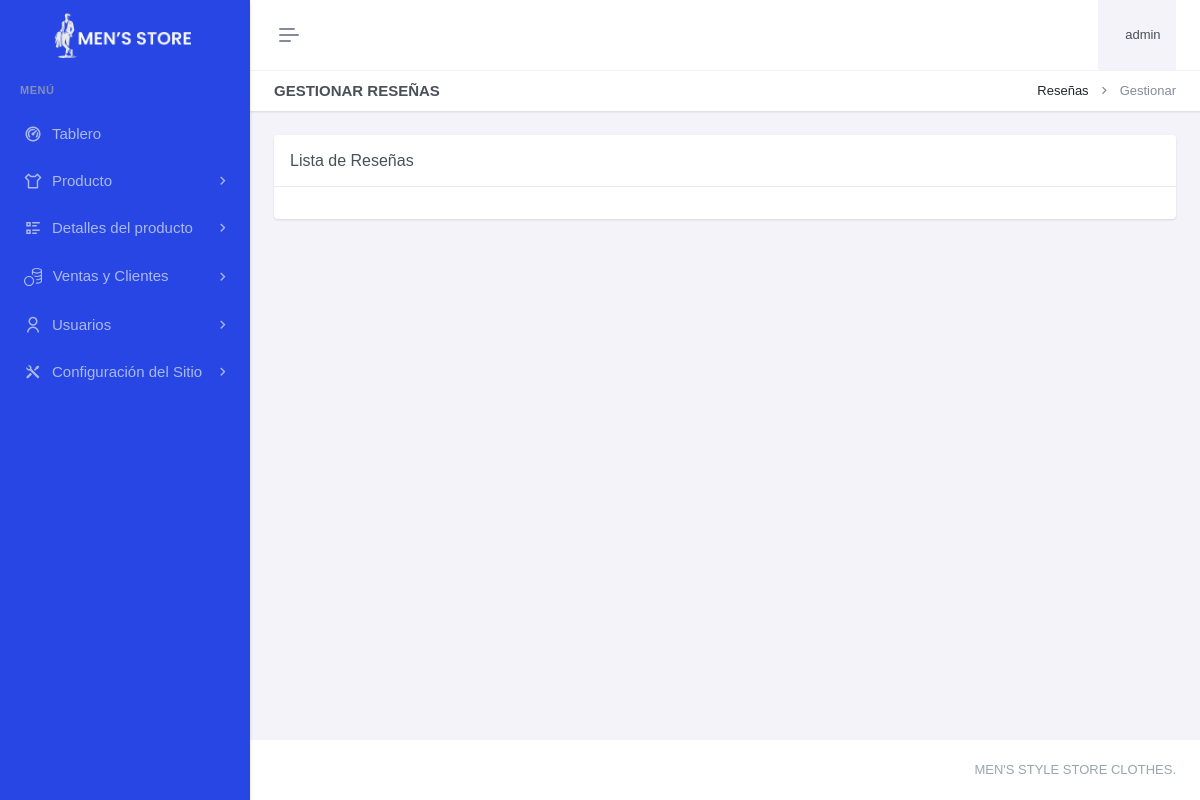
Before: /paneladministrador/ventasclientes/resenhas/gestionar-resenhas.php (signed in) with the older database file.
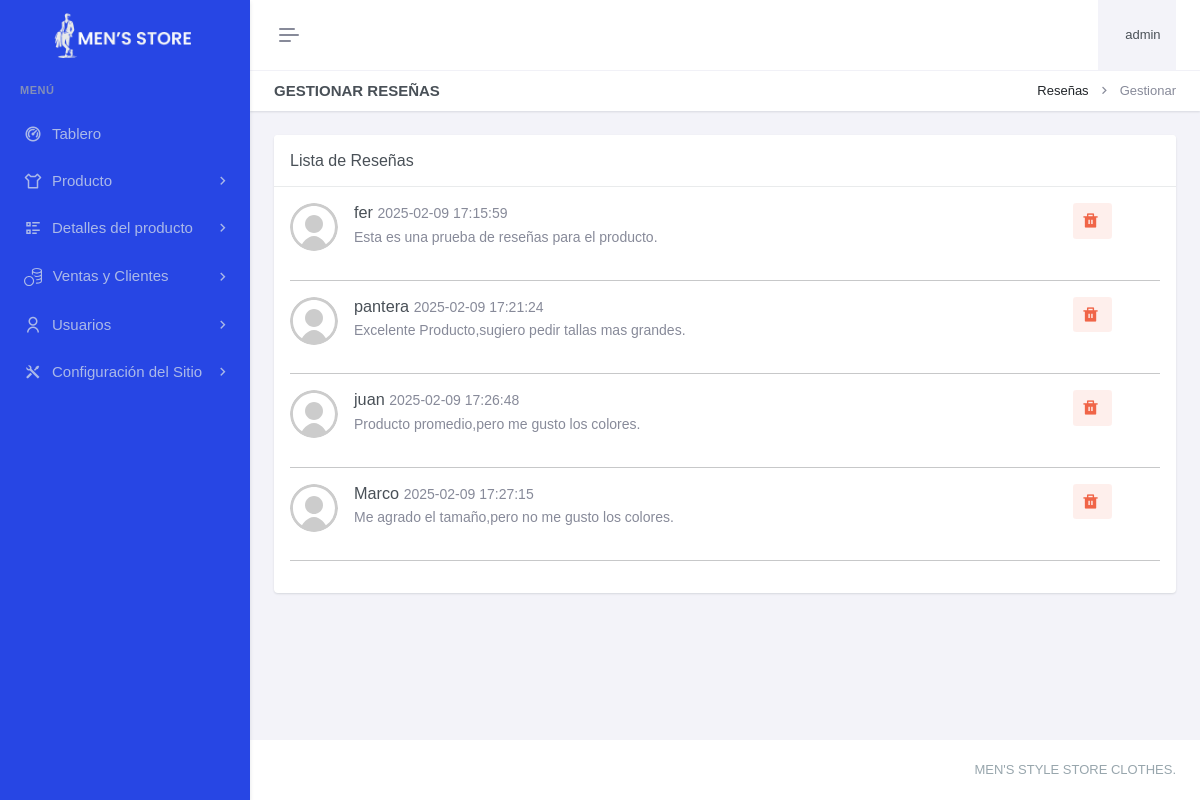
After: the same page with the newer database file.
### tables this page shows
CREATE TABLE `resenhas` (
  `resId` int(11) NOT NULL,
  `venId` varchar(4) NOT NULL,
  `resMensaje` varchar(255) DEFAULT NULL,
  `resFechaRegis` datetime DEFAULT current_timestamp()
);

CREATE TABLE `cliente` (
  `cliId` int(11) NOT NULL,
  `cliDni` char(8) NOT NULL,
  `cliNombre` varchar(100) DEFAULT NULL,
  `cliApellidoPaterno` varchar(100) DEFAULT NULL,
  `cliApellidoMaterno` varchar(100) DEFAULT NULL,
  `cliCorreo` varchar(150) DEFAULT NULL,
  `cliFechaRegis` datetime DEFAULT current_timestamp() ON UPDATE current_timestamp(),
  `cliFechaNacimiento` date DEFAULT NULL,
  `cliDireccion` varchar(255) DEFAULT NULL
);

### paneladministrador/ventasclientes/resenhas/gestionar-resenhas.php (the view, shortened to what this page needs)
<?php
include "../../header.php";
include "../../sidebar.php";
?>
<div class="main-content">
    <div class="page-content">
        <div class="container-fluid">
            <div class="row">
                <div class="col-12">
                    <div class="page-title-box d-sm-flex align-items-center justify-content-between">
                        <h4 class="mb-sm-0">Gestionar Reseñas</h4>
                        <div class="page-title-right">
                            <ol class="breadcrumb m-0">
                                <li class="breadcrumb-item"><a>Reseñas</a></li>
                                <li class="breadcrumb-item active">Gestionar</li>
                            </ol>
                        </div>
                    </div>
                </div>
            </div>
            <div class="row">
                <div class="col-xxl-9">
                    <div class="card mt-xxl-n5">
                        <div class="card-header">
                            <h5 class="card-title mb-0">Lista de Reseñas</h5>
                        </div>
                        <div class="card-body">
                            <?php
                            $query = "SELECT r.resId, c.cliNombre, r.resMensaje, r.resFechaRegis
                                      FROM resenhas AS r
                                      INNER JOIN ventas AS v ON v.venId = r.venId
                                      INNER JOIN cliente AS c ON c.cliId = v.cliId";
                            $result = mysqli_query($con, $query);
                            while ($row = mysqli_fetch_assoc($result)) {
                                echo "<div class='comment' id='resenha-{$row['resId']}'>
                                        <div class='d-flex'>
                                            <div class='flex-shrink-0 me-3'>
                                                <img class='rounded-circle avatar-sm' src='../../recursos/images/avatar/user.svg' alt=''>
                                            </div>
                                            <div class='flex-grow-1'>
                                                <h5 class='mt-0 mb-1'>{$row['cliNombre']}
                                                    <small class='text-muted'>{$row['resFechaRegis']}</small>
                                               <a href='javascript:void(0);' class='btn btn-soft-danger float-end me-5 btn-sm' onclick='confirmDeleteResenha({$row['resId']})' aria-label='Eliminar' title='Eliminar'><i class='ri-delete-bin-fill align-bottom me-1' style='font-size: 1.5em;'></i></a>
                                                </h5>
                                                <p class='text-muted'>{$row['resMensaje']}</p>
                                            </div>
                                        </div>
                                      </div>
                                      <hr>";
                            }
                            ?>
                        </div>
                    </div>
                </div>
            </div>
        </div>
    </div>
</div>
<?php include "../../footer.php"; ?>

Changed rows visible on the page:
added resenhas: cliente.cliNombre "fer", resFechaRegis "2025-02-09 17:15:59", resMensaje "Esta es una prueba de reseñas para el producto."
added resenhas: cliente.cliNombre "pantera", resFechaRegis "2025-02-09 17:21:24", resMensaje "Excelente Producto,sugiero pedir tallas mas grandes."
added resenhas: cliente.cliNombre "juan", resFechaRegis "2025-02-09 17:26:48", resMensaje "Producto promedio,pero me gusto los colores."
added resenhas: cliente.cliNombre "Marco", resFechaRegis "2025-02-09 17:27:15", resMensaje "Me agrado el tamaño,pero no me gusto los colores."
